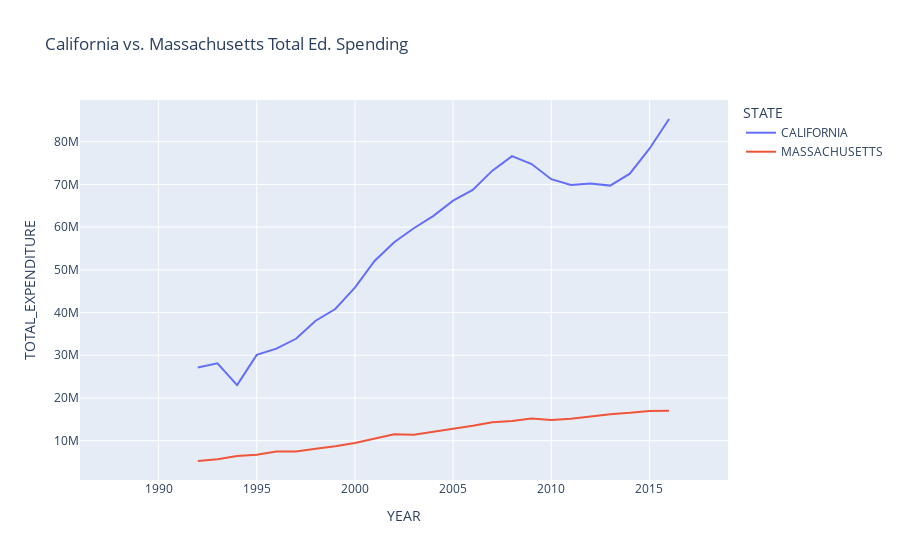

The notebook cell saved with this chart:
### Markdown cell above
### Multiple Series

### Code cell
px.line(
    education.query("STATE in ['CALIFORNIA', 'MASSACHUSETTS']"),
    x="YEAR",
    y="TOTAL_EXPENDITURE",
    color="STATE",
    title="California vs. Massachusetts Total Ed. Spending",
)

### Figure 1 — Plotly figure (JSON) as saved in the notebook; plotly's stock layout.template omitted (floating-point values rounded to 4 significant figures)
{"data": [{"hovertemplate": "STATE=CALIFORNIA<br>YEAR=%{x}<br>TOTAL_EXPENDITURE=%{y}<extra></extra>", "legendgroup": "CALIFORNIA", "line": {"color": "#636efa", "dash": "solid"}, "marker": {"symbol": "circle"}, "mode": "lines", "name": "CALIFORNIA", "orientation": "v", "showlegend": true, "type": "scatter", "x": [1992, 1993, 1994, 1995, 1996, 1997, 1998, 1999, 2000, 2001, 2002, 2003, 2004, 2005, 2006, 2007, 2008, 2009, 2010, 2011, 2012, 2013, 2014, 2015, 2016, 1986, 1987, 1988, 1989, 1990, 1991, 2017, 2019], "xaxis": "x", "y": [27138832, 28110986, 23012688, 30097549, 31561692, 33862281, 38087666, 40834643, 45829753, 52082540, 56464225, 59749885, 62647953, 66196072, 68722432, 73225422, 76618865, 74766086, 71227111, 69847705, 70191877, 69727119, 72506810, 78365958, 85320133, null, null, null, null, null, null, null, null], "yaxis": "y"}, {"hovertemplate": "STATE=MASSACHUSETTS<br>YEAR=%{x}<br>TOTAL_EXPENDITURE=%{y}<extra></extra>", "legendgroup": "MASSACHUSETTS", "line": {"color": "#EF553B", "dash": "solid"}, "marker": {"symbol": "circle"}, "mode": "lines", "name": "MASSACHUSETTS", "orientation": "v", "showlegend": true, "type": "scatter", "x": [1992, 1993, 1994, 1995, 1996, 1997, 1998, 1999, 2000, 2001, 2002, 2003, 2004, 2005, 2006, 2007, 2008, 2009, 2010, 2011, 2012, 2013, 2014, 2015, 2016, 1986, 1987, 1988, 1989, 1990, 1991, 2017, 2019], "xaxis": "x", "y": [5245560, 5679261, 6391131, 6706082, 7479576, 7479407, 8098720, 8673439, 9466363, 10572138, 11507438, 11382398, 12033345, 12726283, 13503621, 14315518, 14631545, 15174814, 14857823, 15150898, 15696061, 16201905, 16518383, 16972319, 17037880, null, null, null, null, null, null, null, null], "yaxis": "y"}], "layout": {"legend": {"title": {"text": "STATE"}, "tracegroupgap": 0}, "title": {"text": "California vs. Massachusetts Total Ed. Spending"}, "xaxis": {"anchor": "y", "domain": [0, 1], "title": {"text": "YEAR"}}, "yaxis": {"anchor": "x", "domain": [0, 1], "title": {"text": "TOTAL_EXPENDITURE"}}}}
